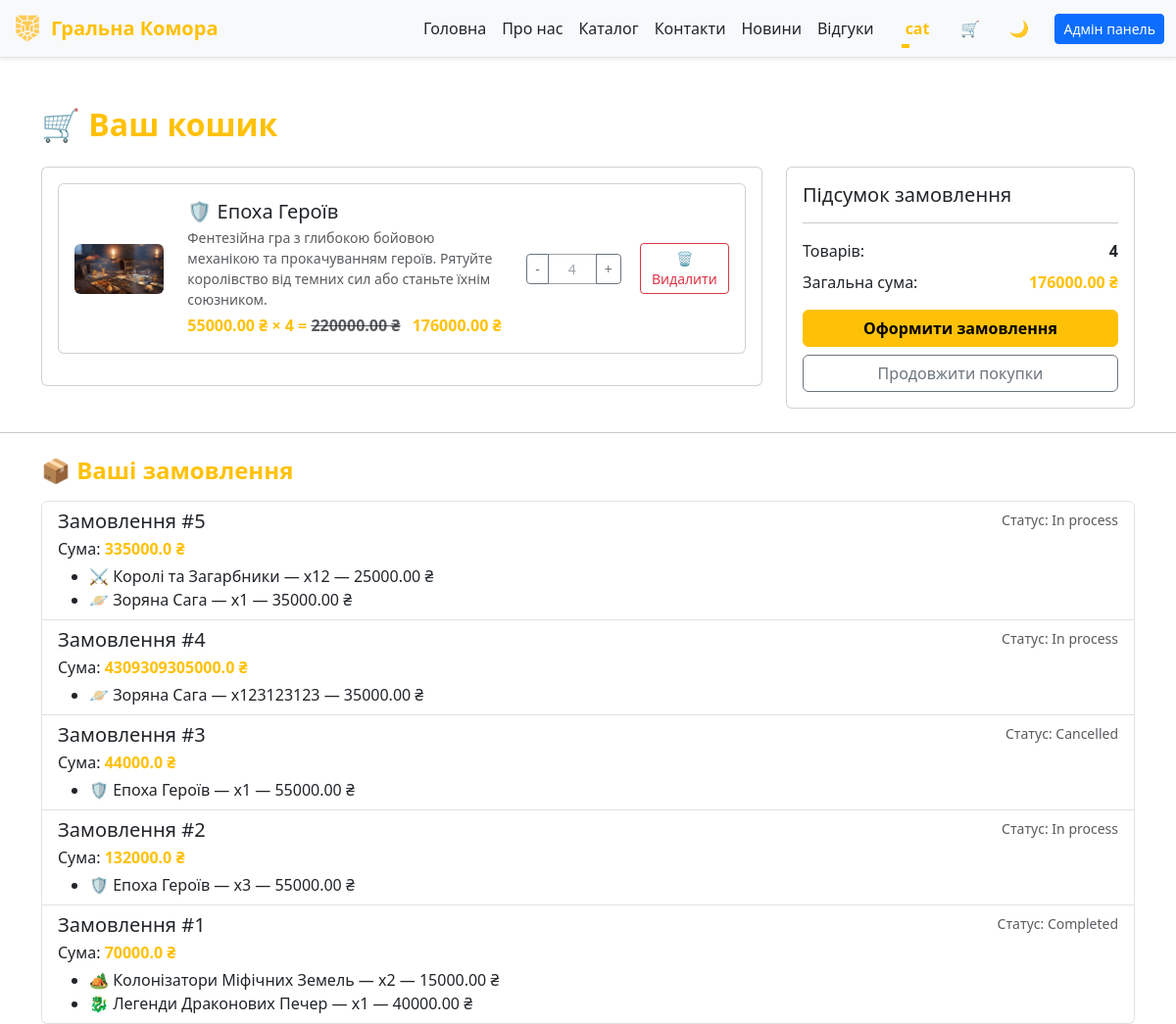
Page /cart (signed in) on the committed database.
### app/models/user.py (models this page shows, shortened)
class User(db.Model):
    __tablename__ = 'users'
    PRIVILEGE_TIERS = {
        'Default': {
            'label': 'Default',
            'discount_percent': 0,
            'badge_class': 'secondary'
        },
        'Gold': {
            'label': 'Gold',
            'discount_percent': 5,
            'badge_class': 'warning'
        },
        'Diamond': {
            'label': 'Diamond',
            'discount_percent': 10,
            'badge_class': 'info'
        },
        'VIP': {
            'label': 'VIP',
            'discount_percent': 20,
            'badge_class': 'success'
        },
    }
    ALLOWED_STATUSES = {'User', 'Admin', 'Moder'}
    id = db.Column(db.Integer, primary_key=True, autoincrement=True)
    nickname = db.Column(db.String(80), unique=True, nullable=False)
    email = db.Column(db.String(120), unique=True, nullable=False)
    password = db.Column(db.String(200), nullable=False)
    status = db.Column(db.String(20), default='User')
    privilege = db.Column(db.String(20), default='Default')
    @property
    def privilege_info(self):
        return self.PRIVILEGE_TIERS.get(self.privilege, self.PRIVILEGE_TIERS['Default'])
    @property
    def privilege_label(self):
        return self.privilege_info['label']
    @property
    def discount_percent(self):
        return self.privilege_info['discount_percent']
    @property
    def discount_multiplier(self):
        percent = self.discount_percent
        return round(1 - (percent / 100), 2) if percent else 1.0

### app/models/order.py (models this page shows, shortened)
class Order(db.Model):
    __tablename__ = 'orders'
    id = db.Column(db.Integer, primary_key=True)
    user_id = db.Column(db.Integer, db.ForeignKey('users.id'), nullable=False)  # <-- тільки один раз
    user = db.relationship("User", backref="orders")  # <-- зв’язок з User
    total_amount = db.Column(db.Float, nullable=False)  # Загальна сума замовлення
    status = db.Column(db.String(50), default='In process', nullable=False)  # completed, cancelled, etc.
    items = db.Column(db.JSON, nullable=False, default=list)

### app/models/desktop.py (models this page shows, shortened)
class Desktop(db.Model):
    __tablename__ = 'desktop'
    id = db.Column(db.Integer, primary_key=True)
    name = db.Column(db.String(100), nullable=False)
    description = db.Column(db.String(100), nullable=False)
    price = db.Column(db.Float, nullable=False)
    image = db.Column(db.String(255), nullable=False)

### app/routes.py (the view)
@main.route('/cart')
@login_required
def cart():
    user = g.current_user
    cart_items = CartItem.query.filter_by(user_id=user.id).all()
    carts = []
    for item in cart_items:
        cart_dict = {
            'id': item.id,
            'user_id': item.user_id,
            'item_id': item.item_id,
            'quantity': item.quantity,
            'item': {
                'id': item.item.id,
                'name': item.item.name,
                'description': item.item.description,
                'price': float(str(item.item.price).replace(' ', '').replace(',', '.')) if item.item.price is not None else 0.0,
                'image': item.item.image
            } if item.item else None
        }
        carts.append(cart_dict)
    carts = carts if len(carts) != 0 else []
    discount_multiplier = getattr(user, 'discount_multiplier', 1.0)
    discount_percent = getattr(user, 'discount_percent', 0)
    try:
        user_orders = Order.query.filter_by(user_id=user.id).order_by(Order.id.desc()).all()
    except Exception:
        user_orders = []
    orders_summary = []
    for order in user_orders:
        items_summary = []
        for it in (order.items or []):
            try:
                product = Desktop.query.get(it.get('item_id'))
                name = product.name if product else f"Товар #{it.get('item_id')}"
                price_str = str(product.price).replace(' ', '').replace(',', '.') if product and product.price is not None else '0'
                price = float(price_str) if price_str else 0.0
            except Exception:
                name = f"Товар #{it.get('item_id')}"
                price = 0.0
            items_summary.append({
                'item_id': it.get('item_id'),
                'name': name,
                'quantity': it.get('quantity'),
                'price': price,
            })
        orders_summary.append({
            'id': order.id,
            'status': order.status,
            'total_amount': order.total_amount,
            'order_items': items_summary,
        })
    return render_template('cart.html', carts=carts, isFooter=False, user_id=user.id,
                           discount_multiplier=discount_multiplier,
                           discount_percent=discount_percent,
                           orders=orders_summary)

### app/routes.py (called while the page is built)
def login_required(view_func):
    @wraps(view_func)
    def wrapper(*args, **kwargs):
        if not getattr(g, 'current_user', None):
            flash('Увійдіть, щоб продовжити.', 'warning')
            return redirect(url_for('main.index'))
        return view_func(*args, **kwargs)
    return wrapper

@main.before_app_request
def load_current_user():
    user_id = session.get('user_id')
    g.current_user = User.query.get(user_id) if user_id else None

@main.app_context_processor
def inject_current_user():
    return {'current_user': getattr(g, 'current_user', None)}

### app/templates/cart.html (shortened to what this page needs)
{% extends 'base.html' %}
{% block content %}
<div class="container mt-5">
    <h2 class="fw-bold text-warning mb-4">🛒 Ваш кошик</h2>
    <div id="cart-items" style="display: none;">
        <div class="row">
            <div class="col-md-8">
                <div class="card">
                    <div class="card-body">
                        <div id="cart-items-list">
                        </div>
                    </div>
                </div>
            </div>
            <div class="col-md-4">
                <div class="card">
                    <div class="card-body">
                        <h5 class="card-title">Підсумок замовлення</h5>
                        <hr>
                        <div class="d-flex justify-content-between mb-2">
                            <span>Товарів:</span>
                            <strong id="total-items">0</strong>
                        </div>
                        <div class="d-flex justify-content-between mb-3">
                            <span>Загальна сума:</span>
                            <strong class="text-warning" id="total-price">0 ₴</strong>
                        </div>
                        <a href="{{ url_for('main.checkout') }}" class="btn btn-warning w-100 fw-bold" id="checkout-btn">
                            Оформити замовлення
                        </a>
                        <a href="{{ url_for('main.catalog') }}" class="btn btn-outline-secondary w-100 mt-2">
                            Продовжити покупки
                        </a>
                    </div>
                </div>
            </div>
        </div>
    </div>
</div>
{% if orders and orders|length > 0 %}
<hr class="my-4">
<div class="container mt-3">
    <h4 class="fw-bold text-warning mb-3">📦 Ваші замовлення</h4>
    <div class="list-group">
        {% for order in orders %}
        <div class="list-group-item">
            <div class="d-flex w-100 justify-content-between">
                <h5 class="mb-1">Замовлення #{{ order.id }}</h5>
                <small class="text-muted">Статус: {{ order.status }}</small>
            </div>
            <p class="mb-1">Сума: <strong class="text-warning">{{ order.total_amount }} ₴</strong></p>
            <ul class="mb-0">
                {% for it in order.order_items %}
                <li>{{ it.name }} — x{{ it.quantity }} — {{ '%.2f'|format(it.price) }} ₴</li>
                {% endfor %}
            </ul>
        </div>
        {% endfor %}
    </div>
</div>
{% endif %}
{% endblock %}

### app/templates/components/header.html (shortened to what this page needs)
<header class="navbar fixed-top navbar-expand-lg border-bottom bg-body-tertiary shadow-sm animate-navbar">
  <div class="container-fluid">
    <a href="/" class="navbar-brand d-flex align-items-center animate__animated animate__fadeInLeft"
      style="animation-delay: 0.5s; animation-fill-mode: both;">
      <img src="static/images/logo.png" alt="Logo" width="32" height="32" class="me-2">
      <span class="fw-bold text-warning">Гральна Комора</span>
    </a>
    <div class="collapse navbar-collapse justify-content-end" id="navbarNav">
      <ul class="navbar-nav align-items-center mb-2 mb-lg-0">
        <li class="nav-item"><a href="/" class="nav-link">Головна</a></li>
        <li class="nav-item"><a href="/about" class="nav-link">Про нас</a></li>
        <li class="nav-item"><a href="/catalog" class="nav-link">Каталог</a></li>
        <li class="nav-item"><a href="/contacts" class="nav-link">Контакти</a></li>
        <li class="nav-item"><a href="/news" class="nav-link">Новини</a></li>
        {% if current_user %}
        <li class="nav-item"><a href="/feedback" class="nav-link">Відгуки</a></li>
        {% endif %}
        {% if not current_user %}
        <li class="nav-item d-none d-lg-block ms-2">
          <button id="login-desktop"
            class="login-btn desktop d-none d-lg-flex align-items-center justify-content-center ms-3">
            <div class="svg-wrapper-1">
              <div class="svg-wrapper">
                <svg xmlns="http://www.w3.org/2000/svg" viewBox="0 0 512 512" width="24" height="24">
                  <path
                    d="M256 0C114.6 0 0 114.6 0 256s114.6 256 256 256 256-114.6 256-256S397.4 0 256 0zm0 80c48.6 0 88 39.4 88 88s-39.4 88-88 88-88-39.4-88-88 39.4-88 88-88zm0 384c-52.9 0-99.8-23.9-131.4-61.4 2.1-43.8 87.6-67.9 131.4-67.9s129.3 24.1 131.4 67.9C355.8 440.1 308.9 464 256 464z" />
                </svg>
              </div>
            </div>
            <span>Вхід</span>
          </button>
        </li>
        {% else %}
        <li class="nav-item dropdown d-none d-lg-block ms-3">
          <a class="nav-link dropdown-toggle fw-semibold text-warning" href="#" role="button"
            data-bs-toggle="dropdown" aria-expanded="false">
            {{ current_user.nickname }}
          </a>
        </li>
        {% endif %}
        <li class="nav-item d-none d-lg-block ms-2">
          <a href="/cart" class="text-decoration-none" data-cart-link="true">
            <button id="cart-button-desktop"
              class="nav-btn btn-yellow-hover rounded-circle border-0 p-2 d-none d-lg-inline-flex ms-lg-2 position-relative"
              style="width: 40px; height: 40px;" aria-label="Відкрити кошик">
              🛒
            </button>
          </a>
        </li>
        <li class="nav-item d-none d-lg-block ms-2">
          <button id="theme-toggle-desktop" class="nav-btn rounded-circle border-0 p-2"
            style="width: 40px; height: 40px;">
          </button>
        </li>
        {% if current_user and current_user.status in ['Admin', 'Moder'] %}
        <li class="nav-item d-none d-lg-block ms-3">
          <a href="{{ url_for('main.admin') }}" class="btn btn-primary btn-sm">
            Адмін панель
          </a>
        </li>
        {% endif %}
      </ul>
    </div>
  </div>
</header>

### app/static/css/style.css (style rules this page uses)
:root, [data-bs-theme="light"] { --bs-body-bg: #f8f9fa; --bs-body-color: #212529; --bs-primary: #EF8354; --bs-secondary: #4e555b; --nav-btn-hover-bg: #4e555b; --login-color: #e0e1e3; --login-color1: #f8f9fa; }
.animate-navbar { animation: fadeIn 1.2s ease-out, slideDown 1.2s ease-out; }
.navbar.fixed-top { z-index: 1050; }
.nav-link { position: relative; transition: color 0.3s ease-in-out; color: var(--bs-body-color) !important; text-decoration: none; }
.nav-link::after { content: ''; position: absolute; bottom: 0; left: 0; height: 2px; width: 0; background-color: #ffc107; transition: width 0.3s ease-in-out; }
body { padding-top: 60px; transition: background-color 0.5s ease, color 0.5s ease; position: relative; overflow-x: hidden; }
.nav-btn { width: 40px; height: 40px; border: none; background: none; box-shadow: none; }
.nav-btn { width: 40px; height: 40px; border: none; background: none; box-shadow: none; cursor: pointer; border-radius: 50%; transition: background 0.3s ease-in-out, box-shadow 0.3s ease-in-out, transform 0.2s ease-in-out; }

### app/static/css/feedback.css (style rules this page uses)
:root, [data-bs-theme="light"] { --bs-body-bg: #f8f9fa; --input-color: #e0e1e3; --border-color: #ced4da; --focus-shadow-color: rgba(255, 193, 7, 0.5); --focus-border-color: #ffc107; --focus-bg-color: #ffffff; --focus-text-color: #212529; }

### rows in the picture
User: nickname "cat"
Order: id "5", status "In process", total_amount "335000.0"
Desktop: name "⚔️ Королі та Загарбники", quantity "12", price "25000.00"
Desktop: name "🪐 Зоряна Сага", quantity "1", price "35000.00", quantity "123123123"
Order: id "4", status "In process", total_amount "4309309305000.0"
Order: id "3", status "Cancelled", total_amount "44000.0"
Desktop: name "🛡️ Епоха Героїв", quantity "1", price "55000.00", quantity "3"
Order: id "2", status "In process", total_amount "132000.0"
Order: id "1", status "Completed", total_amount "70000.0"
Desktop: name "🏕️ Колонізатори Міфічних Земель", quantity "2", price "15000.00"
Desktop: name "🐉 Легенди Драконових Печер", quantity "1", price "40000.00"
